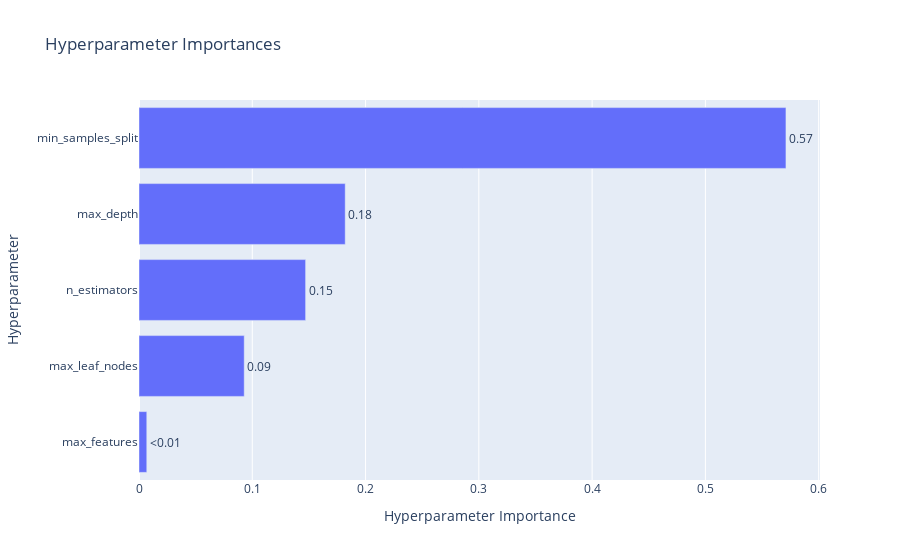

The notebook cell this image was saved under:
### Markdown cell above
It's also interesting to know what was the most important hyper-parameter to improve the model performance

### Code cell
# Plot parameter importance
vis.plot_param_importances(study)

### Figure 1 — Plotly figure (JSON) as saved in the notebook; plotly's stock layout.template omitted (floating-point values rounded to 4 significant figures)
{"data": [{"cliponaxis": false, "hovertemplate": ["max_features (CategoricalDistribution): 0.006865092985002977<extra></extra>", "max_leaf_nodes (IntDistribution): 0.09289671984611629<extra></extra>", "n_estimators (IntDistribution): 0.14708666268203885<extra></extra>", "max_depth (IntDistribution): 0.18204643779157387<extra></extra>", "min_samples_split (IntDistribution): 0.5711050866952682<extra></extra>"], "name": "Objective Value", "orientation": "h", "text": ["<0.01", "0.09", "0.15", "0.18", "0.57"], "textposition": "outside", "type": "bar", "x": [0.006865, 0.0929, 0.1471, 0.182, 0.5711], "y": ["max_features", "max_leaf_nodes", "n_estimators", "max_depth", "min_samples_split"]}], "layout": {"autosize": true, "title": {"text": "Hyperparameter Importances"}, "xaxis": {"autorange": true, "range": [0, 0.6012], "title": {"text": "Hyperparameter Importance"}, "type": "linear"}, "yaxis": {"autorange": true, "range": [-0.5, 4.5], "title": {"text": "Hyperparameter"}, "type": "category"}}}
